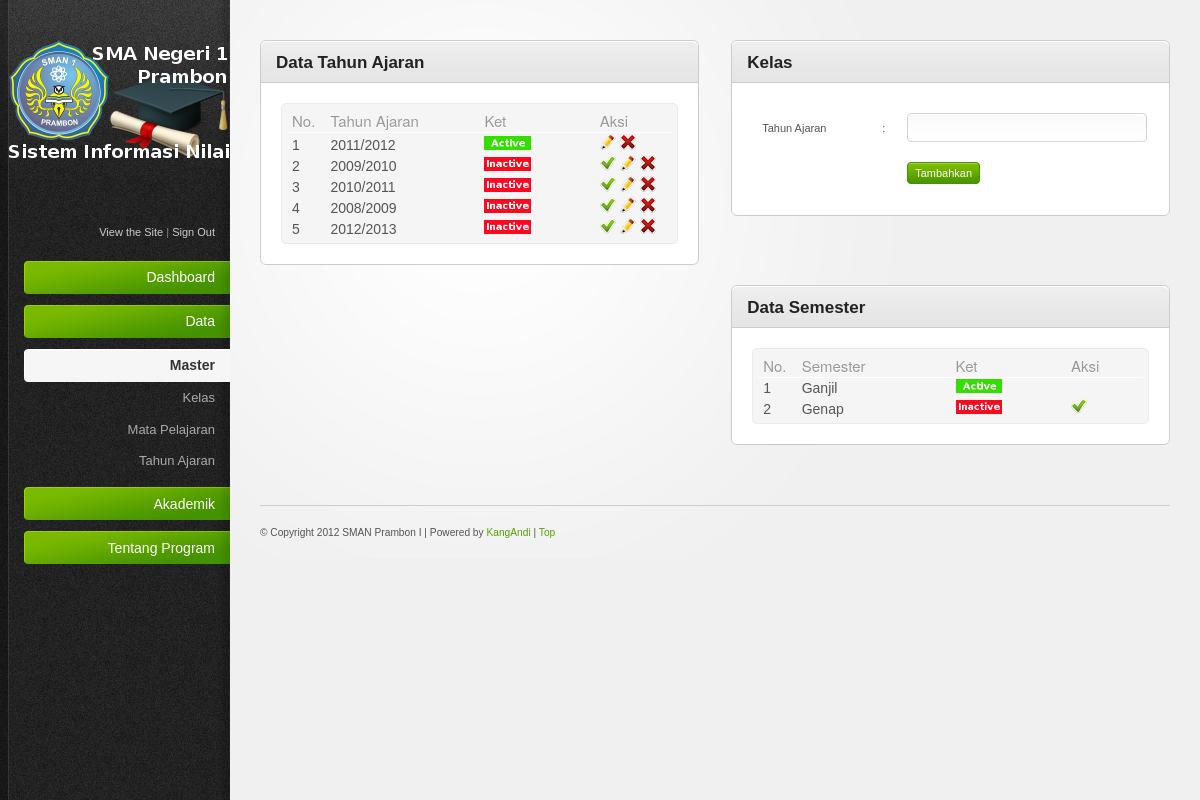
/home.php?page=mta (signed in), run on the app's committed database.
### tables this page shows
CREATE TABLE IF NOT EXISTS `r_tahunajaran` (
  `id` int(11) NOT NULL AUTO_INCREMENT,
  `tahunajaran` varchar(15) NOT NULL,
  `aktif` int(11) NOT NULL DEFAULT '0',
  PRIMARY KEY (`id`)
);

CREATE TABLE IF NOT EXISTS `r_semester` (
  `id` int(11) NOT NULL AUTO_INCREMENT,
  `semester` varchar(7) NOT NULL,
  `aktif` int(2) NOT NULL,
  PRIMARY KEY (`id`)
);

### modul/mta.php (the view, shortened to what this page needs)
 <div class="content-box column-left">
                    <div class="content-box-header">
                        <h3>Data Tahun Ajaran</h3>
                    </div>
                    <div class="content-box-content">
                        <div class="tab-content default-tab">
 <table id="tablemn">
	<thead>
		<th width="10%">No.</th>
		<th width="40%">Tahun Ajaran</th>
		<th width="30%">Ket</th>
		<th width="20%">Aksi</th>
	</thead>
	<tbody>
<?php
$sql=  mysql_query('SELECT * FROM r_tahunajaran ORDER BY aktif DESC');
if (mysql_num_rows($sql) == 0){
	echo '<tr><td colspan=4><center><br/><h4>Tidak ada data</h4></center></td></tr>';
	}else{
while ($row = mysql_fetch_assoc($sql)) {
	if ($row['aktif']==1){
		$ket="<img height='14px' src='images/active.png' />";
		$btnaktif ="";
		}else{
		$ket="<img height='14px' src='images/inactive.png' />";
		$btnaktif = '<a href="home.php?page=mta&aksi=aktif&id='.$row['id'].'" title="make active"><img src="images/icons/active.png" alt="Delete" /></a>';
	}
    echo '<tr>
			<td>'.++$no.'</td>
			<td>'.$row['tahunajaran'].'</td>
			<td valign="center">'.$ket.'</td>
			<td>'.$btnaktif.' <a href="home.php?page=mta&aksi=edit&id='.$row['id'].'" title="Edit"><img src="images/icons/pencil.png" alt="Edit" /></a>
            <a href="home.php?page=mta&aksi=del&id='.$row['id'].'" onclick="return confirm(\'Apakah kamu yakin ingin menghapus '.$row['tahunajaran'].' ?\');" title="Delete"><img src="images/icons/cross.png" alt="Delete" /></a></td></tr>';
}
}
?>
	</tbody>
</table>
                        </div>
                    </div>
                </div>
                <div class="content-box column-right">
                    <div class="content-box-header">
                        <h3>Kelas</h3>
                    </div>
                    <div class="content-box-content">
                        <div class="tab-content default-tab">
            <form action="" id="form" method="post">
				<table>
			<tr valign="top">
			<td width="100">Tahun Ajaran</td>
			<td width="5">: </td>
			<td><input class="text-input large-input" id="large-input" name="tahunajaran" type="text" value="<?php echo $ta;?>"></td>
			</tr>
			<tr valign="top">
			<td width="75"></td>
			<td width="5"></td>
			<td><?php if (isset($_GET['aksi'])=='edit'){
				echo '<input class="button" type="submit" value="Simpan" name="update" />';
				}else{
				echo '<input class="button" type="submit" value="Tambahkan" name="simpan" />';}
			?></td>
			</tr>
				</table>
			</form>
                        </div>
                    </div>
                </div>
 <div class="content-box column-right">
                    <div class="content-box-header">
                        <h3>Data Semester</h3>
                    </div>
                    <div class="content-box-content">
                        <div class="tab-content default-tab">
 <table id="tablemn">
	<thead>
		<th width="10%">No.</th>
		<th width="40%">Semester</th>
		<th width="30%">Ket</th>
		<th width="20%">Aksi</th>
	</thead>
	<tbody>
<?php
$sql=  mysql_query('SELECT * FROM r_semester ORDER BY id ASC');
if (mysql_num_rows($sql) == 0){
	echo '<tr><td colspan=4><center><br/><h4>Tidak ada data</h4></center></td></tr>';
	}else{
while ($row = mysql_fetch_assoc($sql)) {
	if ($row['aktif']==1){
		$ket="<img height='14px' src='images/active.png' />";
		$btnaktif ="";
		}else{
		$ket="<img height='14px' src='images/inactive.png' />";
		$btnaktif = '<a href="home.php?page=mta&aksi=aktifsmt&id='.$row['id'].'" title="make active"><img src="images/icons/active.png" alt="Delete" /></a>';
	}
    echo '<tr>
			<td>'.++$nox.'</td>
			<td>'.$row['semester'].'</td>
			<td valign="center">'.$ket.'</td>
			<td>'.$btnaktif.'</td></tr>';
}
}
?>
	</tbody>
</table>
                        </div>
                    </div>
                </div>

### css/style.css (style rules this page uses)
html { font-size: 100%; height: 100%; margin-bottom: 1px; }
body { font-family: Arial, Helvetica, sans-serif; color: #555; background: #f0f0f0 url('../images/bg-body.gif') top left repeat-y; font-size: 12px; }
h1, h2, h3, h4, h5, h6 { font-family: Helvetica, Arial, sans-serif; color: #222; font-weight: bold; }
h3 { font-size: 17px; padding: 0 0 10px 0; }
a { color: #57a000; text-decoration: none; }
.button { font-family: Verdana, Arial, sans-serif; display: inline-block; background: #459300 url('../images/bg-button-green.gif') top left repeat-x !important; border: 1px solid #459300 !important; padding: 4px 7px 4px 7px !important; color: #fff !important; font-size: 11px !important; cursor: pointer; }
.column-left { width: 48%; float: left; }
.column-right { width: 48%; float: right; }
.content-box { border: 1px solid #ccc; margin: 0 0 20px 0; background: #fff; }
.content-box-header { background: #e5e5e5 url('../images/bg-content-box.gif') top left repeat-x; margin-top: 1px; height: 40px; }
.content-box-header h3 { padding: 12px 15px 10px; float: left; }
.content-box-content { padding: 20px; font-size: 13px; border-top: 1px solid #ccc; }
#form table { width: 100%; border-collapse: collapse; }
#form tbody tr { background: #fff; }
#form table td, #form table th { padding: 10px; line-height: 1.3em; }
form input.text-input, form select, form textarea, form .wysiwyg { padding: 6px; font-size: 13px; background: #fff url('../images/bg-form-field.gif') top left repeat-x; border: 1px solid #d5d5d5; color: #333; }
form .large-input { width: 97.5% !important; }

### css/invalid.css (style rules this page uses)
.button, #main-content table tfoot td .bulk-actions select, .pagination a.number, form input.text-input, form textarea, form .wysiwyg, form select, .dp-popup { -moz-border-radius: 4px; -webkit-border-radius: 4px; border-radius: 4px; }
.content-box, .content-box-header, ul.content-box-tabs li a.current, .shortcut-button, .notification { -moz-border-radius: 6px; -webkit-border-radius: 6px; border-radius: 6px; }
.content-box-header { -moz-border-radius-bottomleft: 0; -moz-border-radius-bottomright: 0; -webkit-border-bottom-left-radius: 0; -webkit-border-bottom-right-radius: 0; border-bottom-left-radius: 0; border-bottom-right-radius: 0; }

### css/tstyle.css (style rules this page uses)
table { font:11px Verdana,Arial; }
#tablemn { width:100%; background-color: #f5f5f5; padding: 5px; border-radius: 5px; border-radius: 5px; border: 1px solid #ebebeb; }
#tablemn td, #tablemn th { padding: 1px 5px; }
#tablemn thead { font: normal 15px Helvetica Neue,Helvetica,sans-serif; text-shadow: 0 1px 0 white; color: #999; }
#tablemn th { text-align: left; border-bottom: 1px solid #fff; }
#tablemn td { font-size: 14px; }

### data on the page
r_tahunajaran: tahunajaran "2011/2012", aktif 1 (drawn)
r_tahunajaran: tahunajaran "2009/2010", aktif 0 (drawn)
r_tahunajaran: tahunajaran "2010/2011", aktif 0 (drawn)
r_tahunajaran: tahunajaran "2008/2009", aktif 0 (drawn)
r_tahunajaran: tahunajaran "2012/2013", aktif 0 (drawn)
r_semester: semester "Ganjil", aktif 1 (drawn)
r_semester: semester "Genap", aktif 0 (drawn)

### other printed values
$nama_sekolah "SMAN Prambon I"
